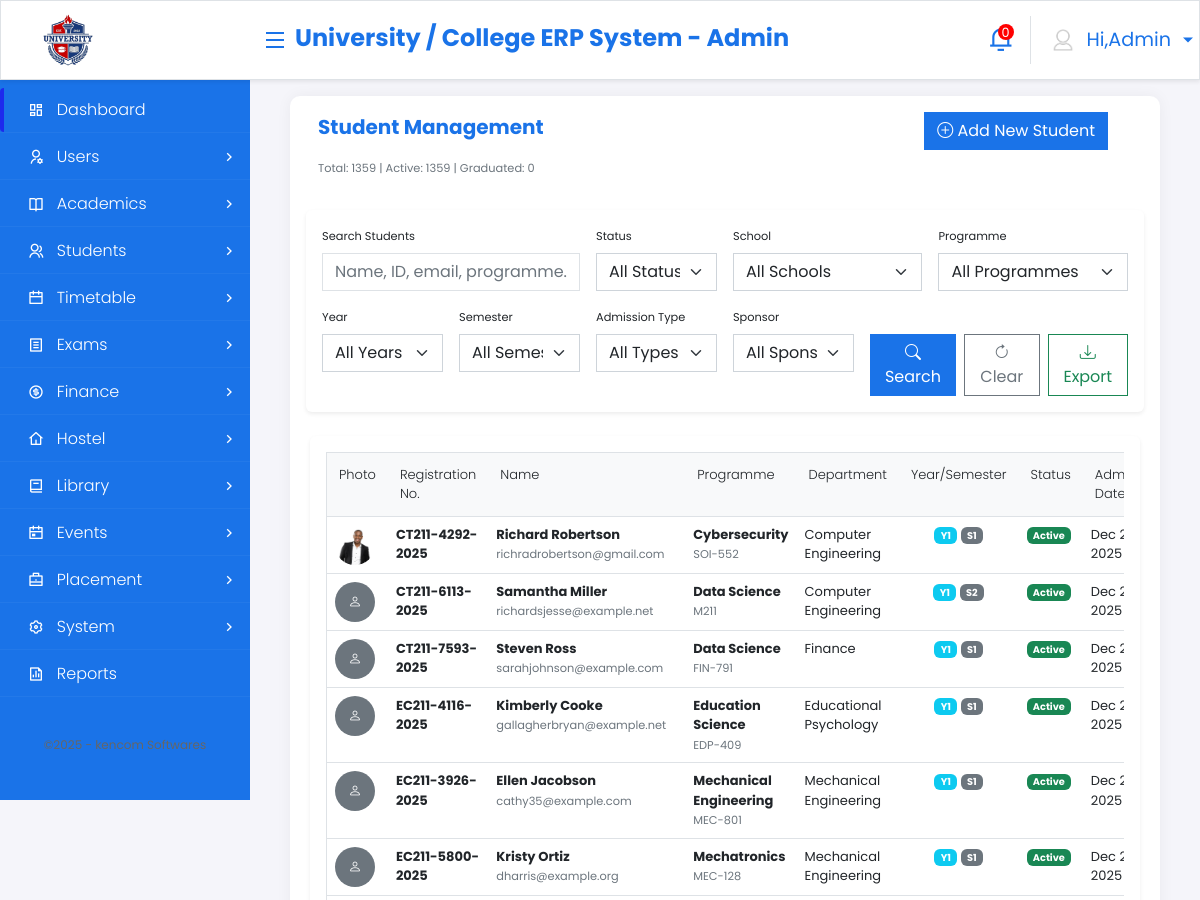
/students/ (signed in, upper part), run on an earlier commit of the app's database.
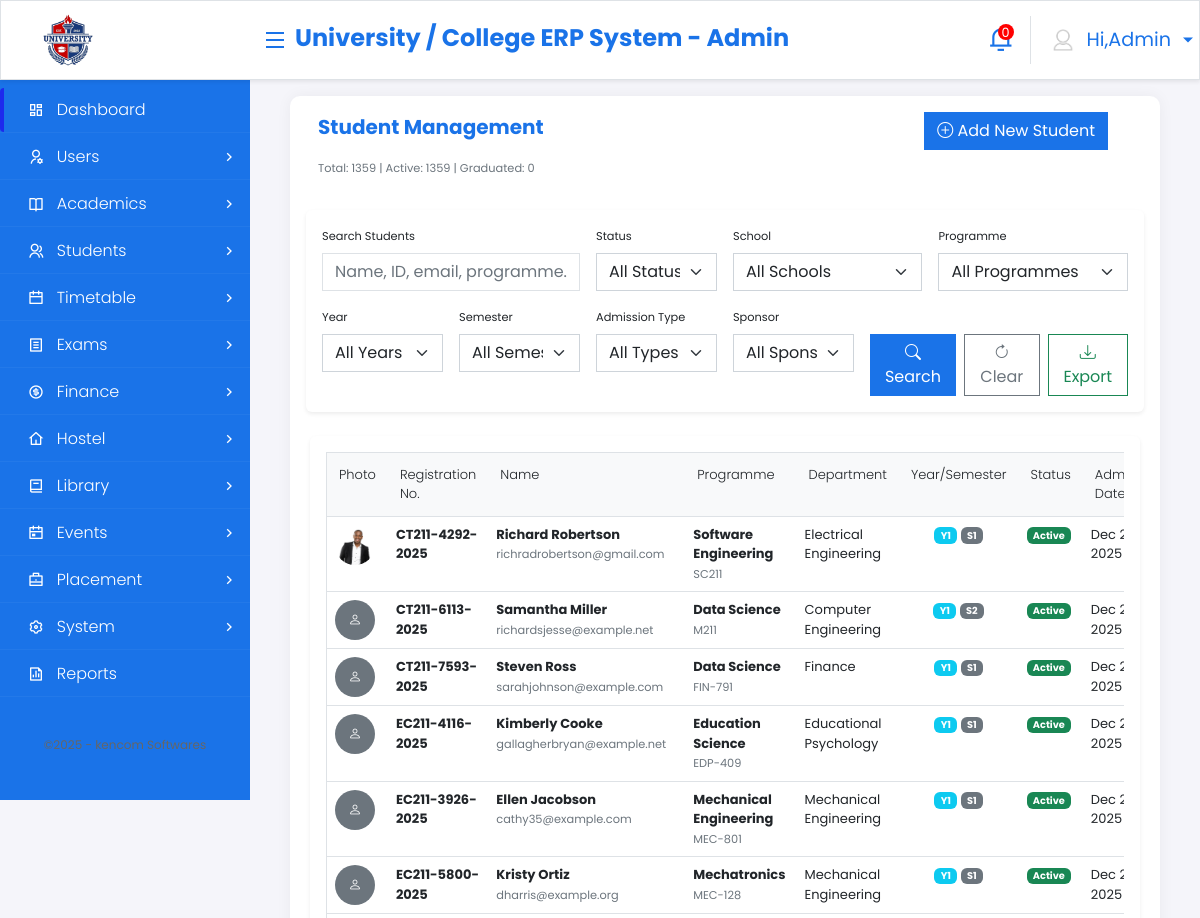
And on a later commit of the database.
### core_application/models.py (models this page shows, shortened)
class Student(models.Model):
    ADMISSION_TYPES = (
        ('direct', 'Direct Entry'),
        ('mature', 'Mature Entry'),
        ('transfer', 'Transfer'),
        ('international', 'International'),
        ('exchange', 'Exchange Student'),
    )
    STATUS_CHOICES = (
        ('active', 'Active'),
        ('inactive', 'Inactive'),
        ('graduated', 'Graduated'),
        ('deferred', 'Deferred'),
        ('suspended', 'Suspended'),
        ('discontinued', 'Discontinued'),
        ('expelled', 'Expelled'),
        ('on_leave', 'On Academic Leave'),
    )
    SPONSOR_TYPES = (
        ('government', 'Government Sponsored'),
        ('self', 'Self Sponsored'),
        ('employer', 'Employer Sponsored'),
        ('scholarship', 'Scholarship'),
        ('bursary', 'Bursary'),
        ('loan', 'Student Loan'),
    )
    user = models.OneToOneField(User, on_delete=models.CASCADE, related_name='student_profile')
    student_id = models.CharField(max_length=20, unique=True, help_text="University student ID number")
    programme = models.ForeignKey(Programme, on_delete=models.CASCADE, related_name='students')
    current_year = models.IntegerField(validators=[MinValueValidator(1), MaxValueValidator(8)])
    current_semester = models.IntegerField(validators=[MinValueValidator(1), MaxValueValidator(3)])
    admission_date = models.DateField()
    admission_type = models.CharField(max_length=20, choices=ADMISSION_TYPES, default='direct')
    sponsor_type = models.CharField(max_length=20, choices=SPONSOR_TYPES, default='government')
    status = models.CharField(max_length=20, choices=STATUS_CHOICES, default='active')
    entry_qualification = models.CharField(max_length=100, help_text="e.g., KCSE, A-Level, Diploma")
    entry_points = models.DecimalField(max_digits=5, decimal_places=2, null=True, blank=True)
    expected_graduation_date = models.DateField(null=True, blank=True)
    cumulative_gpa = models.DecimalField(max_digits=3, decimal_places=2, null=True, blank=True)
    total_credit_hours = models.IntegerField(default=0)
    guardian_name = models.CharField(max_length=100)
    guardian_phone = models.CharField(max_length=15)
    guardian_relationship = models.CharField(max_length=50)
    guardian_address = models.TextField()
    emergency_contact = models.CharField(max_length=15)
    blood_group = models.CharField(max_length=5, blank=True)
    medical_conditions = models.TextField(blank=True)
    accommodation_type = models.CharField(max_length=50, blank=True, help_text="On-campus/Off-campus")

class Programme(models.Model):
    PROGRAMME_TYPES = (
        ('bachelor', 'Bachelor Degree'),
        ('master', 'Master Degree'),
        ('phd', 'PhD'),
        ('diploma', 'Diploma'),
        ('certificate', 'Certificate'),
        ('postgraduate_diploma', 'Postgraduate Diploma'),
    )
    PROGRAMME_MODES = (
        ('full_time', 'Full Time'),
        ('part_time', 'Part Time'),
        ('distance_learning', 'Distance Learning'),
        ('online', 'Online'),
        ('evening', 'Evening'),
        ('weekend', 'Weekend'),
    )
    name = models.CharField(max_length=150)
    code = models.CharField(max_length=15, unique=True)
    programme_type = models.CharField(max_length=25, choices=PROGRAMME_TYPES)
    study_mode = models.CharField(max_length=20, choices=PROGRAMME_MODES, default='full_time')
    department = models.ForeignKey(Department, on_delete=models.CASCADE, related_name='programmes')
    faculty = models.ForeignKey(Faculty, on_delete=models.CASCADE, related_name='programmes')
    duration_years = models.IntegerField(validators=[MinValueValidator(1), MaxValueValidator(8)])
    semesters_per_year = models.IntegerField(validators=[MinValueValidator(2), MaxValueValidator(3)], default=2)
    total_semesters = models.IntegerField(validators=[MinValueValidator(2), MaxValueValidator(24)])
    credit_hours_required = models.IntegerField(validators=[MinValueValidator(60), MaxValueValidator(300)])
    description = models.TextField(blank=True)
    entry_requirements = models.TextField()
    career_prospects = models.TextField(blank=True)
    is_active = models.BooleanField(default=True)
    created_at = models.DateTimeField(auto_now_add=True)

class Department(models.Model):
    name = models.CharField(max_length=100)
    code = models.CharField(max_length=10, unique=True)
    faculty = models.ForeignKey(Faculty, on_delete=models.CASCADE, related_name='departments')
    head_of_department = models.ForeignKey(User, on_delete=models.SET_NULL, null=True, blank=True, related_name='headed_departments')
    description = models.TextField(blank=True)
    established_date = models.DateField()
    is_active = models.BooleanField(default=True)

class User(AbstractUser):
    GENDER_CHOICES = (
        ('male', 'Male'),
        ('female', 'Female'),
        ('other', 'Other'),
    )
    USER_TYPES = (
        ('admin', 'Admin'),
        ('student', 'Student'),
        ('lecturer', 'Lecturer'),
        ('professor', 'Professor'),
        ('staff', 'Staff'),
        ('registrar', 'Registrar'),
        ('dean', 'Dean'),
        ('hod', 'Head of Department'),
    )
    username = models.CharField(
        max_length=150,
        unique=True,
        validators=[
            RegexValidator(
                regex=r'^[\w.@+\-/]+$',
                message="Username can contain letters, numbers, @, ., +, -, _, and / characters only."
            )
        ],
        help_text="Required. 150 characters or fewer. Letters, digits and @/./+/-/_/ allowed."
    )
    user_type = models.CharField(max_length=20, choices=USER_TYPES)
    phone = models.CharField(max_length=15, blank=True)
    address = models.TextField(blank=True)
    gender = models.CharField(max_length=10, choices=GENDER_CHOICES, blank=True)
    date_of_birth = models.DateField(null=True, blank=True)
    profile_picture = models.ImageField(upload_to='profiles/', null=True, blank=True)
    national_id = models.CharField(max_length=20, unique=True, null=True, blank=True)
    is_active = models.BooleanField(default=True)
    created_at = models.DateTimeField(auto_now_add=True)
    updated_at = models.DateTimeField(auto_now=True)

### core_application/views.py (the view, shortened to what this page needs)
# urls.py: path('students/', views.student_list, name='student_list'),
@login_required
def student_list(request):
    students = Student.objects.select_related(
        'user', 'programme', 'programme__department'
    ).all()
    search_query = request.GET.get('search', '').strip()
    status_filter = request.GET.get('status', '')
    programme_filter = request.GET.get('programme', '')
    school_filter = request.GET.get('department', '')
    year_filter = request.GET.get('year', '')
    semester_filter = request.GET.get('semester', '')
    admission_type_filter = request.GET.get('admission_type', '')
    sponsor_type_filter = request.GET.get('sponsor_type', '')
    if status_filter:
        students = students.filter(status=status_filter)
    if programme_filter:
        students = students.filter(programme_id=programme_filter)
    if school_filter:
        students = students.filter(programme__school_id=school_filter)
    if year_filter:
        students = students.filter(current_year=year_filter)
    if semester_filter:
        students = students.filter(current_semester=semester_filter)
    if admission_type_filter:
        students = students.filter(admission_type=admission_type_filter)
    if sponsor_type_filter:
        students = students.filter(sponsor_type=sponsor_type_filter)
    students = students.order_by('-admission_date', 'student_id')
    paginator = Paginator(students, 20)  # Show 20 students per page
    page = request.GET.get('page', 1)
    try:
        students_page = paginator.page(page)
    except PageNotAnInteger:
        students_page = paginator.page(1)
    except EmptyPage:
        students_page = paginator.page(paginator.num_pages)
    status_choices = Student.STATUS_CHOICES
    programmes = Programme.objects.filter(is_active=True).order_by('name')
    schools = Department.objects.filter(is_active=True).order_by('name')
    admission_type_choices = Student.ADMISSION_TYPES
    sponsor_type_choices = Student.SPONSOR_TYPES
    year_choices = [(i, f'Year {i}') for i in range(1, 5)]  # 1-4 years
    semester_choices = [(i, f'Semester {i}') for i in range(1, 4)]  # 1-3 semesters
    context = {
        'students': students_page,
        'search_query': search_query,
        'status_filter': status_filter,
        'programme_filter': programme_filter,
        'school_filter': school_filter,
        'year_filter': year_filter,
        'semester_filter': semester_filter,
        'admission_type_filter': admission_type_filter,
        'sponsor_type_filter': sponsor_type_filter,
        'status_choices': status_choices,
        'programmes': programmes,
        'schools': schools,
        'year_choices': year_choices,
        'semester_choices': semester_choices,
        'admission_type_choices': admission_type_choices,
        'sponsor_type_choices': sponsor_type_choices,
        'total_students': students.count(),
        'active_students': Student.objects.filter(status='active').count(),
        'graduated_students': Student.objects.filter(status='graduated').count(),
    }
    return render(request, 'admin/students/student_list.html', context)

### templates/admin/students/student_list.html (shortened to what the changed rows need)
{% extends 'admin_base.html' %}
{% load static %}
{% block content %}
<div class="container onprintContainer">
    <div class="row p-2">
        <div class="col-md-12">
            <div class="card shadow-sm">
                <div class="card-body">
                    <div class="table-responsive">
                        <table class="table table-hover">
                            <thead class="thead-light">
                                <tr>
                                    <th>Photo</th>
                                    <th>Registration No.</th>
                                    <th>Name</th>
                                    <th>Programme</th>
                                    <th>Department</th>
                                    <th>Year/Semester</th>
                                    <th>Status</th>
                                    <th>Admission Date</th>
                                </tr>
                            </thead>
                            <tbody>
                                {% for student in students %}
                                <tr>
                                    <td>
                                        {% if student.user.profile_picture %}
                                            <img src="{{ student.user.profile_picture.url }}"
                                                 class="rounded-circle" width="40" height="40"
                                                 alt="Profile">
                                        {% else %}
                                            <div class="bg-secondary rounded-circle d-inline-flex align-items-center justify-content-center"
                                                 style="width: 40px; height: 40px;">
                                                <i class="bi bi-person text-white"></i>
                                            </div>
                                        {% endif %}
                                    </td>
                                    <td class="fw-bold">{{ student.student_id }}</td>
                                    <td>
                                        <div>
                                            <strong>{{ student.user.get_full_name }}</strong>
                                            <br>
                                            <small class="text-muted">{{ student.user.email|default:"No email" }}</small>
                                        </div>
                                    </td>
                                    <td>
                                        <div>
                                            <strong>{{ student.programme.name }}</strong>
                                            <br>
                                            <small class="text-muted">{{ student.programme.code }}</small>
                                        </div>
                                    </td>
                                    <td>{{ student.programme.department.name }}</td>
                                    <td class="text-center">
                                        <span class="badge bg-info">Y{{ student.current_year }}</span>
                                        <span class="badge bg-secondary">S{{ student.current_semester }}</span>
                                    </td>
                                    <td>
                                        <span class="badge bg-{% if student.status == 'active' %}success{% elif student.status == 'suspended' %}warning text-dark{% elif student.status == 'graduated' %}info{% else %}danger{% endif %}">
                                            {{ student.get_status_display }}
                                        </span>
                                    </td>
                                    <td>{{ student.admission_date|date:"M d, Y" }}</td>
                                </tr>
                                {% endfor %}
                            </tbody>
                        </table>
                    </div>
                </div>
            </div>
        </div>
    </div>
</div>
{% endblock %}

What changed in the data, as far as the page shows it:
changed Student "Richard Robertson": programme.name "Cybersecurity" → "Software Engineering"; programme.code "SOI-552" → "SC211"; programme.department.name "Computer Engineering" → "Electrical Engineering"
